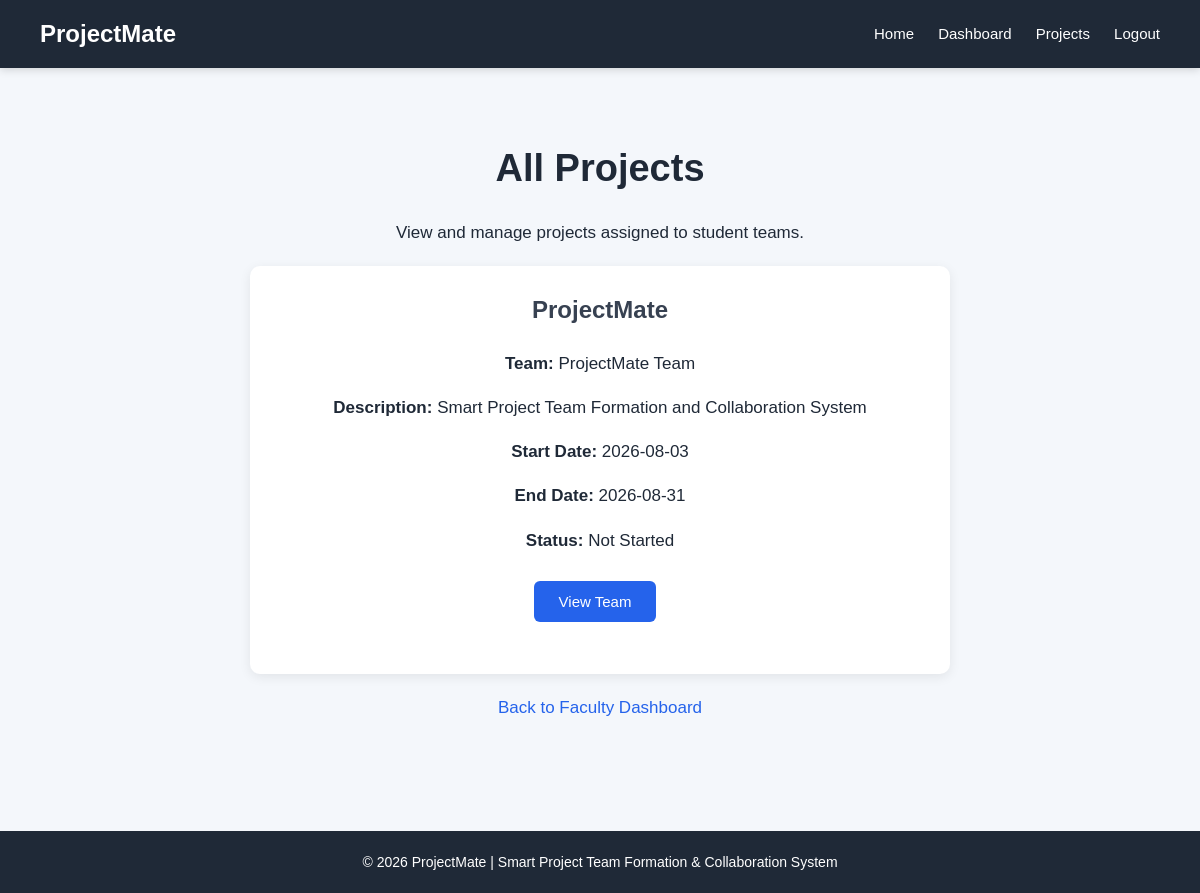
/faculty-projects (signed in), run on the app's committed database.
### tables this page shows
CREATE TABLE projects (
            id INTEGER PRIMARY KEY AUTOINCREMENT,
            project_name TEXT NOT NULL,
            description TEXT,
            team_id INTEGER NOT NULL,
            guide_id INTEGER,
            start_date TEXT,
            end_date TEXT,
            status TEXT DEFAULT 'Not Started',
            FOREIGN KEY (team_id) REFERENCES teams(id),
            FOREIGN KEY (guide_id) REFERENCES users(id)
        );

CREATE TABLE teams (
            id INTEGER PRIMARY KEY AUTOINCREMENT,
            team_name TEXT UNIQUE NOT NULL,
            leader_id INTEGER,
            created_at TIMESTAMP DEFAULT CURRENT_TIMESTAMP,
            FOREIGN KEY (leader_id) REFERENCES student_profiles(id)
        );

### app.py (the view)
@app.route("/faculty-projects")
def faculty_projects():
    user_id = session.get("user_id")
    if not user_id:
        return redirect(url_for("faculty_login"))
    conn = get_db_connection()
    faculty = conn.execute("""
        SELECT id, name, email
        FROM users
        WHERE id = ?
        AND role = 'faculty'
    """, (user_id,)).fetchone()
    if faculty is None:
        conn.close()
        return "Access denied! Faculty only."
    projects = conn.execute("""
        SELECT
            projects.id,
            projects.project_name,
            projects.description,
            projects.start_date,
            projects.end_date,
            projects.status,
            teams.team_name
        FROM projects
        JOIN teams
            ON projects.team_id = teams.id
        ORDER BY projects.id DESC
    """).fetchall()
    conn.close()
    return render_template(
        "faculty_projects.html",
        projects=projects
    )

### app.py (called while the page is built)
def get_db_connection():
    conn = sqlite3.connect(DATABASE)
    conn.row_factory = sqlite3.Row
    return conn

### templates/faculty_projects.html (shortened to what this page needs)
<!DOCTYPE html>
<html lang="en">
<head>
    <link rel="stylesheet"
          href="{{ url_for('static', filename='style.css') }}">
</head>
<body>
    <nav>
        <h2>ProjectMate</h2>
        <div>
            <a href="{{ url_for('home') }}">
                Home
            </a>
            <a href="{{ url_for('faculty_dashboard') }}">
                Dashboard
            </a>
            <a href="{{ url_for('faculty_projects') }}">
                Projects
            </a>
            <a href="{{ url_for('student_logout') }}">
                Logout
            </a>
        </div>
    </nav>
    <main>
        <section>
            <h1>
                All Projects
            </h1>
            <p>
                View and manage projects assigned to student teams.
            </p>
        </section>
        <section>
            {% if projects %}
                {% for project in projects %}
                    <div class="card">
                        <h2>
                            {{ project["project_name"] }}
                        </h2>
                        <p>
                            <strong>Team:</strong>
                            {{ project["team_name"] }}
                        </p>
                        <p>
                            <strong>Description:</strong>
                            {{ project["description"] }}
                        </p>
                        <p>
                            <strong>Start Date:</strong>
                            {{ project["start_date"] }}
                        </p>
                        <p>
                            <strong>End Date:</strong>
                            {{ project["end_date"] }}
                        </p>
                        <p>
                            <strong>Status:</strong>
                            {{ project["status"] }}
                        </p>
                        <p>
                            <a href="{{ url_for(
                                'faculty_project_team',
                                project_id=project['id']
                            ) }}">
                                <button type="button">
                                    View Team
                                </button>
                            </a>
                        </p>
                    </div>
                {% endfor %}
            {% else %}
                <div class="card">
                    <p>
                        No projects available yet.
                    </p>
                </div>
            {% endif %}
        </section>
        <p>
            <a href="{{ url_for('faculty_dashboard') }}">
                Back to Faculty Dashboard
            </a>
        </p>
    </main>
    <footer>
        <p>
            © 2026 ProjectMate |
            Smart Project Team Formation &
            Collaboration System
        </p>
    </footer>
</body>
</html>

### static/style.css (style rules this page uses)
* { box-sizing: border-box; }
body { font-family: Arial, sans-serif; margin: 0; padding: 0; background-color: #f4f7fb; color: #1f2937; line-height: 1.6; }
nav { background-color: #1f2937; padding: 15px 40px; display: flex; justify-content: space-between; align-items: center; box-shadow: 0 2px 8px rgba(0, 0, 0, 0.15); }
nav h2 { color: white; margin: 0; }
nav a { color: white; text-decoration: none; margin-left: 20px; font-size: 15px; }
main { max-width: 1100px; margin: 0 auto; padding: 50px 25px; }
h1 { margin-top: 20px; color: #1f2937; font-size: 32px; }
h2 { color: #374151; }
p { font-size: 16px; line-height: 1.6; }
main section:first-child { text-align: center; }
main h1 { font-size: 38px; margin-bottom: 20px; }
main h2 { font-size: 24px; margin-bottom: 20px; }
main p { font-size: 17px; }
button { background-color: #2563eb; color: white; border: none; padding: 12px 25px; margin: 10px; border-radius: 6px; cursor: pointer; font-size: 15px; transition: 0.3s; }
a { color: #2563eb; text-decoration: none; }
.card { background-color: white; padding: 25px; margin: 20px auto; max-width: 700px; border-radius: 10px; box-shadow: 0 3px 12px rgba(0, 0, 0, 0.08); }
.card h2, .card h3 { margin-top: 0; }
.card button { margin-left: 0; }
main > p { margin: 10px 0; }
footer { text-align: center; padding: 20px; margin-top: 50px; background-color: #1f2937; color: white; }
footer p { margin: 0; font-size: 14px; }
main { max-width: 1100px; margin: 0 auto; padding: 50px 25px; text-align: center; }
.card { background-color: white; padding: 25px; margin: 20px auto; max-width: 700px; border-radius: 10px; box-shadow: 0 3px 12px rgba(0, 0, 0, 0.08); text-align: center; }

### data on the page
projects: project_name "ProjectMate", team_name "ProjectMate Team", description "Smart Project Team Formation and Collaboration System", start_date "2026-08-03", end_date "2026-08-31", status "Not Started"
